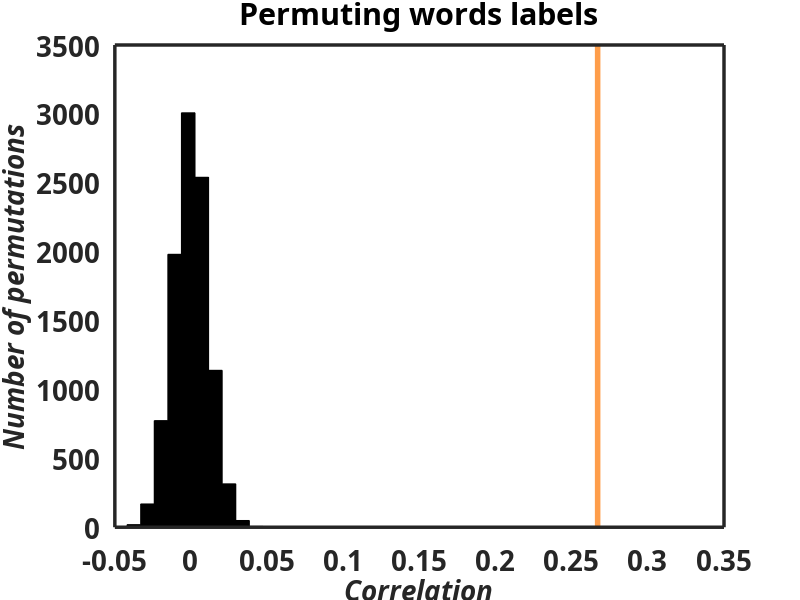

The MATLAB script that drew this image:

clear all
%load the result file



%open this to see results
load ('Anosmics_allWords_ITER_BetweenTasks_corrDSMsCARD-SORTING_allSub.mat');

%load ('Controls_allWords_ITER_BetweenTasks_corrDSMsCARD-SORTING_allSub.mat');

%%%%%visualize and compute statistic within
n_iter=10000;

realCorr=Mean_betweenGr_corr;
Corr_perm=ITER_Mean_betweenGr_corr(1:n_iter);

pVal=(sum(Corr_perm>realCorr)+1)/(n_iter+1);

%%%%visualize the null distribution
figure();
set(gcf,'color','w'); %to have white background
nbins= 10;

texttitle = ['Permuting words labels'];

 hist(Corr_perm,nbins);

 h = findobj(gca,'Type','patch');
set(h,'FaceColor','k','EdgeColor','k')
%Overlay our observation
hold on
%     Color=[105 170 153]/256; %EB 

    Color=[255 158 74]/256; %LB 
plot([realCorr,realCorr],ylim,'Color',Color,'LineWidth',4);
hold off
% Add title and axis labels
title(texttitle);
X_label='Correlation';
Y_label='Number of permutations';

 ax=gca;
    set(ax,'FontName','Avenir','FontSize',20, 'FontWeight','bold',...
        'LineWidth',2.5,'TickDir','out', 'TickLength', [0,0])%,...
        %'yLim',yLim,'xLim',xLim,'XTick', XTick,'XTickLabel', XTickLabel,'FontSize',FontSize);
    % xlabel(['ANIM','HUMAN','OBJ','BIG'],'FontSize',18,'FontAngle','italic');
    ylabel(Y_label,'FontSize',20,'FontAngle','italic');
    xlabel(X_label,'FontSize',20,'FontAngle','italic');
%disp (strcat('pVal:',num2str(pVal)));
fprintf('The p value is: %f\n', pVal);
